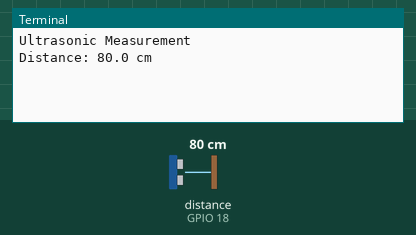
A program run on a simulated Raspberry Pi (BCM pin numbers). Shown: the last lines printed to the terminal. The test bench sets the inputs (shaded band); at power-on: distance to the obstacle (sensor on GPIO 18) 80 cm. The echo pulse lasts 58.3 µs per cm; the clock reads 2024-03-15 10:24:30 at power-on unless the program sets it.

Above: at 1.2 s.
1.3 s: distance to the obstacle (sensor on GPIO 18) set to 2 cm
At 2.0 s:
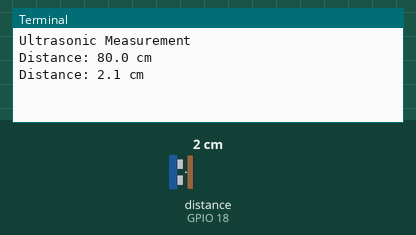
2.8 s: distance to the obstacle (sensor on GPIO 18) set to 4 cm
At 4.3 s:
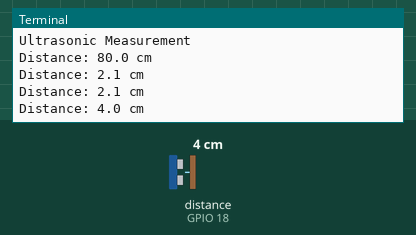
Timing chart, 0 to 5.8 s (numbered marks = the images above; inputs shaded):
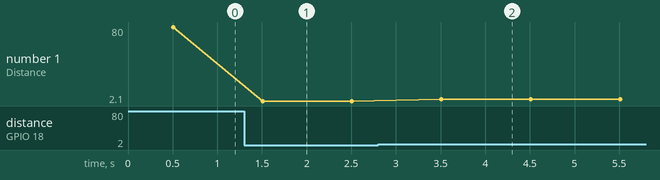

Measured:
- after the input at 1.3 s, the terminal: prints a new line after 0.21 s (image 1)
- after the input at 2.8 s, the terminal: prints a new line after 0.71 s (image 2)
- plotted number 1: 80 → 2.1 after the input at 1.3 s, 2.1 → 4 after the input at 2.8 s

The program:

ultrasonic_detect01.py
```python
#!/usr/bin/python
# RPi PCB simple ultrasonic object detection using the HC-SR04P sensor
#   **** NB this must be the 3.3V powered 'P' version ***
#
# command: python3 ./RPi_maker_PCB5/sensors/object_detection/ultrasonic_detection/ultrasonic_detect01.py
#

import RPi.GPIO as GPIO # Import the GPIO Library
import time # Import the Time library

# Set the GPIO modes
GPIO.setmode(GPIO.BCM)
GPIO.setwarnings(False)

# Define GPIO pins to use on the Pi
pinTrigger = 15
pinEcho = 18

print("Ultrasonic Measurement")

# Set pins as output and input
GPIO.setup(pinTrigger, GPIO.OUT)  # Trigger
GPIO.setup(pinEcho, GPIO.IN)      # Echo

try:
    # Repeat the next indented block forever
    while True:
        # Set trigger to False (Low)
        GPIO.output(pinTrigger, False)

        # Allow module to settle
        time.sleep(0.5)

        # Send 10us pulse to trigger
        GPIO.output(pinTrigger, True)
        time.sleep(0.00001)
        GPIO.output(pinTrigger, False)

        # Start the timer
        StartTime = time.time()

        # The start time is reset until the Echo pin is taken high (==1)
        while GPIO.input(pinEcho)==0:
            StartTime = time.time()

        # Stop when the Echo pin is no longer high - the end time
        while GPIO.input(pinEcho)==1:
            StopTime = time.time()
            # If the sensor is too close to an object, the Pi cannot
            # see the echo quickly enough, so we have to detect that
            # problem and say what has happened.
            if StopTime-StartTime >= 0.04:
                print("Hold on there!  You're too close for me to see.")
                StopTime = StartTime
                break

        # Calculate pulse length
        ElapsedTime = StopTime - StartTime

        # Distance pulse travelled in that time is
        # time multiplied by the speed of sound (cm/s)
        Distance = ElapsedTime * 34326

        # That was the distance there and back so halve the value
        Distance = Distance / 2

        print("Distance: %.1f cm" % Distance)

        time.sleep(0.5)

# If you press CTRL+C, cleanup and stop
except KeyboardInterrupt:
    # Reset GPIO settings
    GPIO.cleanup()
```
